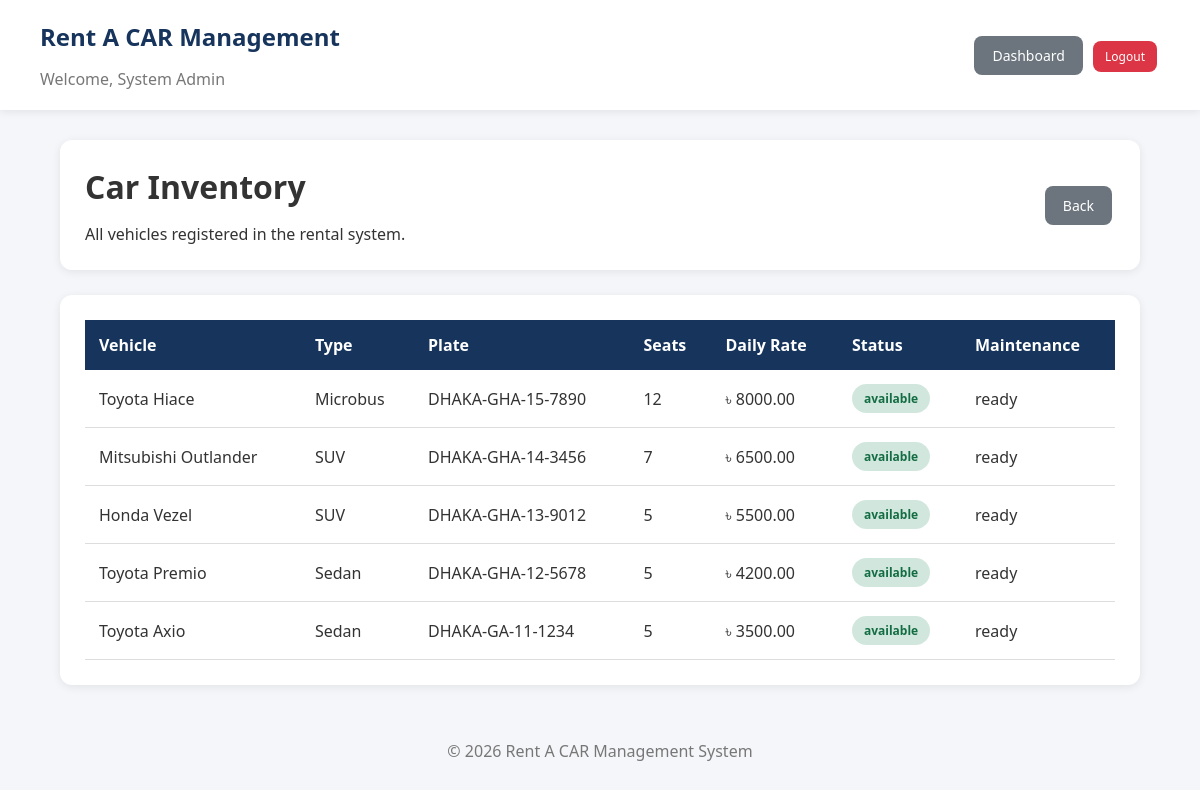
/index.php?page=admin&action=cars (signed in), run on the app's committed database.
### tables this page shows
CREATE TABLE cars(
    id INT AUTO_INCREMENT PRIMARY KEY,
    manager_id INT DEFAULT NULL,
    brand VARCHAR(80) NOT NULL,
    model VARCHAR(80) NOT NULL,
    car_year INT NOT NULL,
    plate_number VARCHAR(50) NOT NULL UNIQUE,
    car_type VARCHAR(50) NOT NULL,
    seats INT NOT NULL,
    daily_rate DECIMAL(10,2) NOT NULL,
    description TEXT,
    status ENUM('available','rented','inactive') DEFAULT 'available',
    maintenance_status ENUM('ready','service_required') DEFAULT 'ready',
    created_at TIMESTAMP DEFAULT CURRENT_TIMESTAMP,
    FOREIGN KEY(manager_id) REFERENCES users(id) ON DELETE SET NULL
);

### helpers/helpers.php (called while the page is built, shortened)
<?php
function e($data)
{
    return htmlspecialchars($data ?? '', ENT_QUOTES, 'UTF-8');
}
?>

### models/car_model.php (called while the page is built, shortened)
<?php
function get_all_cars($conn)
{
    return mysqli_query($conn,
        "SELECT cars.*, users.full_name AS manager_name
         FROM cars
         LEFT JOIN users ON cars.manager_id=users.id
         ORDER BY cars.id DESC");
}
?>

### views/admin/cars.php (the view)
<?php require_once "views/partials/header.php"; show_message(); ?>
<div class="dashboard">
<div class="topbar">
<div>
<h1>Car Inventory</h1>
<p>All vehicles registered in the rental system.</p>
</div>
<a class="btn-secondary" href="index.php?page=admin&action=dashboard">Back</a>
</div>
<div class="box">
<div class="table-container">
<table>
<thead>
<tr>
<th>Vehicle</th>
<th>Type</th>
<th>Plate</th>
<th>Seats</th>
<th>Daily Rate</th>
<th>Status</th>
<th>Maintenance</th>
</tr>
</thead>
<tbody>
<?php while($car=mysqli_fetch_assoc($cars)): ?>
<tr>
<td><?= e($car['brand']." ".$car['model']); ?></td>
<td><?= e($car['car_type']); ?></td>
<td><?= e($car['plate_number']); ?></td>
<td><?= e($car['seats']); ?></td>
<td><?= CURRENCY." ".e($car['daily_rate']); ?></td>
<td><span class="status <?= e($car['status']); ?>"><?= e($car['status']); ?></span></td>
<td><?= e($car['maintenance_status']); ?></td>
</tr>
<?php endwhile; ?>
</tbody>
</table>
</div>
</div>
</div>
<?php require_once "views/partials/footer.php"; ?>

### index.php (shortened to what this page needs)
<?php
require_once "config/database.php";
$page=$_GET['page'] ?? 'auth';
$action=$_GET['action'] ?? 'login';
switch($page)
{
    case "admin":
        require_once "controllers/admin_controller.php";
        admin_controller($action);
        break;
}
?>

### controllers/admin_controller.php (shortened to what this page needs)
<?php
function admin_controller($action)
{
    global $conn;
    if($action === "cars")
    {
        $cars=get_all_cars($conn);
        require "views/admin/cars.php";
        return;
    }
}
?>

### views/partials/header.php (shortened to what this page needs)
<!DOCTYPE html>
<html lang="en">
<head>
<link rel="stylesheet" href="assets/css/style.css">
</head>
<body>
<?php if(isset($_SESSION['user'])): ?>
<div class="top-navigation">
<div>
<h2>Rent A CAR Management</h2>
<p>Welcome, <?= e($_SESSION['user']['name']); ?></p>
</div>
<div>
<a class="btn-secondary"
href="index.php?page=<?= e($_SESSION['user']['role']); ?>&action=dashboard">
Dashboard
</a>
<a class="btn-danger small-btn"
href="index.php?page=auth&action=logout">
Logout
</a>
</div>
</div>
<?php endif; ?>

### views/partials/footer.php
<footer style="text-align:center;padding:25px;color:#777;">
    <p>&copy; <?= date("Y"); ?> Rent A CAR Management System</p>
</footer>
</body>
</html>

### assets/css/style.css (style rules this page uses)
* { margin:0; padding:0; box-sizing:border-box; font-family:"Segoe UI",Arial,sans-serif; }
body { background:#f4f6f9; color:#333; }
a { text-decoration:none; color:inherit; }
h1,h2,h3 { margin-bottom:15px; }
.top-navigation { background:#fff; padding:20px 40px; display:flex; justify-content:space-between; align-items:center; box-shadow:0 2px 8px rgba(0,0,0,.08); }
.top-navigation h2 { color:#16345c; }
.top-navigation p { color:#777; }
.dashboard { width:90%; margin:30px auto; }
.topbar { background:#fff; padding:25px; border-radius:12px; display:flex; justify-content:space-between; align-items:center; margin-bottom:25px; box-shadow:0 2px 10px rgba(0,0,0,.08); }
.box { background:#fff; padding:25px; border-radius:12px; margin-bottom:25px; box-shadow:0 2px 10px rgba(0,0,0,.08); }
.table-container { overflow-x:auto; }
table { width:100%; border-collapse:collapse; }
table th { background:#16345c; color:white; padding:14px; text-align:left; }
table td { padding:14px; border-bottom:1px solid #ddd; }
.btn-primary,.btn-secondary,.btn-danger,.btn-success,.btn-warning { display:inline-block; padding:10px 18px; border-radius:8px; border:none; cursor:pointer; margin:3px; color:white; font-size:14px; }
.btn-secondary { background:#6c757d; }
.btn-danger { background:#dc3545; }
.small-btn { padding:7px 12px; font-size:12px; }
.status { padding:6px 12px; border-radius:20px; font-size:12px; font-weight:bold; display:inline-block; }
.approved,.paid,.attended,.confirmed,.returned,.available { background:#d1e7dd; color:#146c43; }

### data on the page
cars: brand+model "Toyota Hiace", car_type "Microbus", plate_number "DHAKA-GHA-15-7890", seats "12", daily_rate "8000.00", status "available", maintenance_status "ready"
cars: brand+model "Mitsubishi Outlander", car_type "SUV", plate_number "DHAKA-GHA-14-3456", seats "7", daily_rate "6500.00", status "available", maintenance_status "ready"
cars: brand+model "Honda Vezel", car_type "SUV", plate_number "DHAKA-GHA-13-9012", seats "5", daily_rate "5500.00", status "available", maintenance_status "ready"
cars: brand+model "Toyota Premio", car_type "Sedan", plate_number "DHAKA-GHA-12-5678", seats "5", daily_rate "4200.00", status "available", maintenance_status "ready"
cars: brand+model "Toyota Axio", car_type "Sedan", plate_number "DHAKA-GA-11-1234", seats "5", daily_rate "3500.00", status "available", maintenance_status "ready"

### other printed values
$_SESSION['user']['name'] "System Admin"
